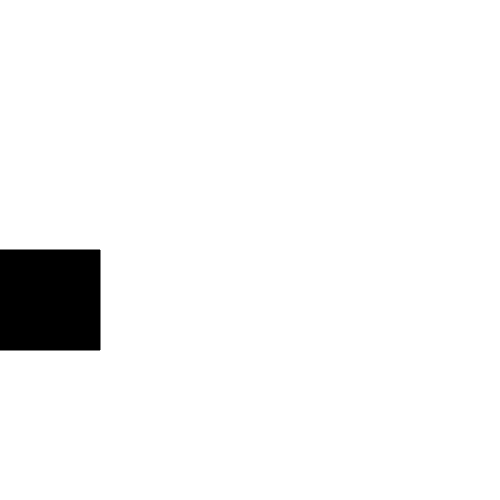
Frame 1 (no input)
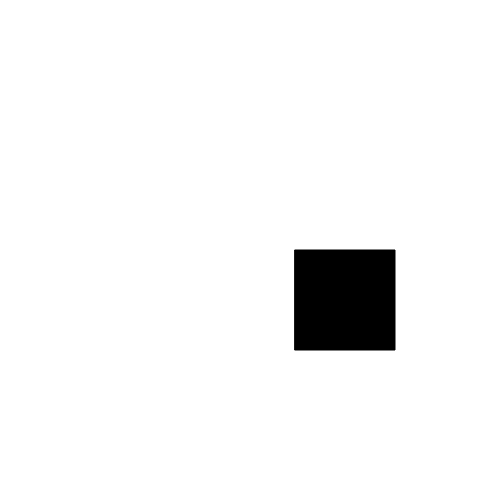
Frame 60 (no input)
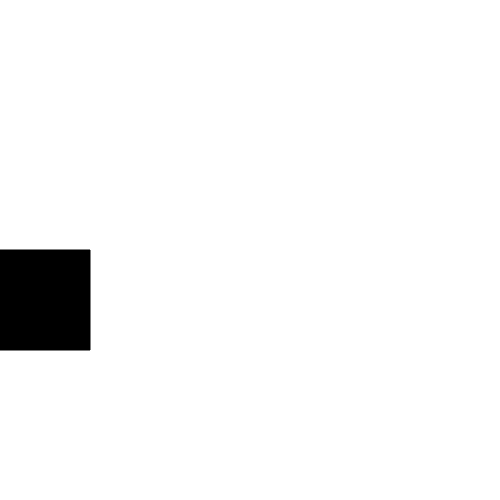
Frame 120 (the mouse pressed at the canvas centre since frame 60)

The p5.js sketch that drew these frames (run headless with seeded random() and noise() and a simulated clock; from frame 60 on, the mouse is pressed at the canvas centre):

// p5.js sketch
// ── sketch.js
let x = 0;

function setup() {
  createCanvas(500, 500);
}

function draw() {
  background(255);
  fill(0);
  rect(x, height/2 ,100, 100);
  x += 5;
  if (x > width) {
    x = -100;
  }
}
